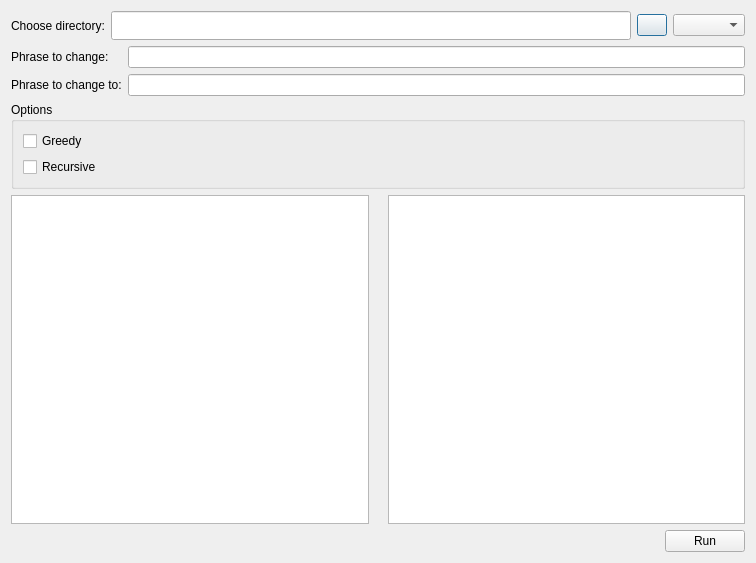
<?xml version="1.0" encoding="UTF-8"?>
<ui version="4.0">
 <class>Rename</class>
 <widget class="QDialog" name="Rename">
  <property name="enabled">
   <bool>true</bool>
  </property>
  <property name="geometry">
   <rect>
    <x>0</x>
    <y>0</y>
    <width>756</width>
    <height>563</height>
   </rect>
  </property>
  <property name="windowTitle">
   <string>Rename</string>
  </property>
  <property name="layoutDirection">
   <enum>Qt::LeftToRight</enum>
  </property>
  <layout class="QGridLayout" name="gridLayout">
   <item row="0" column="0">
    <layout class="QGridLayout" name="Directory">
     <item row="0" column="1">
      <widget class="QLineEdit" name="lineEditDir">
       <property name="minimumSize">
        <size>
         <width>400</width>
         <height>29</height>
        </size>
       </property>
       <property name="baseSize">
        <size>
         <width>400</width>
         <height>29</height>
        </size>
       </property>
      </widget>
     </item>
     <item row="0" column="0">
      <widget class="QLabel" name="label">
       <property name="text">
        <string>Choose directory:</string>
       </property>
      </widget>
     </item>
     <item row="0" column="3">
      <widget class="QComboBox" name="comboBox"/>
     </item>
     <item row="0" column="2">
      <widget class="QPushButton" name="btnFileBrowse">
       <property name="maximumSize">
        <size>
         <width>30</width>
         <height>16777215</height>
        </size>
       </property>
       <property name="text">
        <string/>
       </property>
       <property name="icon">
        <iconset>
         <normaloff>resources/images/folder.png</normaloff>resources/images/folder.png</iconset>
       </property>
       <property name="iconSize">
        <size>
         <width>16</width>
         <height>16</height>
        </size>
       </property>
      </widget>
     </item>
    </layout>
   </item>
   <item row="1" column="0">
    <layout class="QFormLayout" name="Phrase">
     <item row="0" column="1">
      <widget class="QLineEdit" name="lineEditOld"/>
     </item>
     <item row="1" column="0">
      <widget class="QLabel" name="choosePhraseToChangeToLabel">
       <property name="text">
        <string>Phrase to change to:</string>
       </property>
      </widget>
     </item>
     <item row="1" column="1">
      <widget class="QLineEdit" name="lineEditNew"/>
     </item>
     <item row="0" column="0">
      <widget class="QLabel" name="choosePhraseToChangeLabel">
       <property name="layoutDirection">
        <enum>Qt::RightToLeft</enum>
       </property>
       <property name="text">
        <string>Phrase to change:</string>
       </property>
      </widget>
     </item>
    </layout>
   </item>
   <item row="3" column="0">
    <layout class="QVBoxLayout" name="verticalLayout"/>
   </item>
   <item row="4" column="0">
    <layout class="QHBoxLayout" name="Files">
     <item>
      <widget class="QListWidget" name="listWidgetBefore"/>
     </item>
     <item>
      <widget class="QLabel" name="label_2">
       <property name="minimumSize">
        <size>
         <width>0</width>
         <height>0</height>
        </size>
       </property>
       <property name="maximumSize">
        <size>
         <width>77</width>
         <height>16777215</height>
        </size>
       </property>
       <property name="text">
        <string/>
       </property>
       <property name="pixmap">
        <pixmap>resources/images/arrow.png</pixmap>
       </property>
       <property name="alignment">
        <set>Qt::AlignCenter</set>
       </property>
      </widget>
     </item>
     <item>
      <widget class="QListWidget" name="listWidgetAfter"/>
     </item>
    </layout>
   </item>
   <item row="5" column="0">
    <layout class="QHBoxLayout" name="horizontalLayout">
     <item>
      <spacer name="horizontalSpacer">
       <property name="orientation">
        <enum>Qt::Horizontal</enum>
       </property>
       <property name="sizeHint" stdset="0">
        <size>
         <width>108</width>
         <height>20</height>
        </size>
       </property>
      </spacer>
     </item>
     <item>
      <widget class="QPushButton" name="btnRun">
       <property name="text">
        <string>Run</string>
       </property>
      </widget>
     </item>
    </layout>
   </item>
   <item row="2" column="0">
    <widget class="QGroupBox" name="groupBox">
     <property name="title">
      <string>Options</string>
     </property>
     <layout class="QVBoxLayout" name="verticalLayout_2">
      <item>
       <widget class="QCheckBox" name="chkBoxGreedy">
        <property name="enabled">
         <bool>true</bool>
        </property>
        <property name="text">
         <string>Greedy</string>
        </property>
       </widget>
      </item>
      <item>
       <widget class="QCheckBox" name="chkBoxRecursive">
        <property name="text">
         <string>Recursive</string>
        </property>
       </widget>
      </item>
     </layout>
    </widget>
   </item>
  </layout>
 </widget>
 <resources/>
 <connections/>
</ui>
